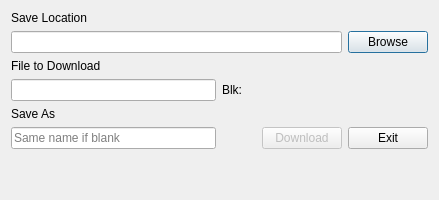
<?xml version="1.0" encoding="UTF-8"?>
<ui version="4.0">
 <class>DownloadDialog</class>
 <widget class="QDialog" name="DownloadDialog">
  <property name="geometry">
   <rect>
    <x>0</x>
    <y>0</y>
    <width>439</width>
    <height>200</height>
   </rect>
  </property>
  <property name="windowTitle">
   <string>Download</string>
  </property>
  <property name="windowIcon">
   <iconset resource="../images/images.qrc">
    <normaloff>:/images/download.png</normaloff>:/images/download.png</iconset>
  </property>
  <property name="styleSheet">
   <string notr="true">font: 12pt &quot;Cascadia Mono&quot;;</string>
  </property>
  <layout class="QGridLayout" name="gridLayout">
   <item row="0" column="0">
    <layout class="QVBoxLayout" name="verticalLayout">
     <item>
      <widget class="QLabel" name="label">
       <property name="text">
        <string>Save Location</string>
       </property>
      </widget>
     </item>
     <item>
      <layout class="QHBoxLayout" name="horizontalLayout">
       <item>
        <widget class="QLineEdit" name="editSaveFolder"/>
       </item>
       <item>
        <widget class="QPushButton" name="btnBrowse">
         <property name="text">
          <string>Browse</string>
         </property>
        </widget>
       </item>
      </layout>
     </item>
    </layout>
   </item>
   <item row="1" column="0">
    <layout class="QHBoxLayout" name="horizontalLayout_4">
     <item>
      <layout class="QVBoxLayout" name="verticalLayout_4">
       <item>
        <layout class="QVBoxLayout" name="verticalLayout_3">
         <item>
          <widget class="QLabel" name="label_2">
           <property name="text">
            <string>File to Download </string>
           </property>
          </widget>
         </item>
         <item>
          <widget class="QLineEdit" name="editFilename"/>
         </item>
        </layout>
       </item>
       <item>
        <layout class="QVBoxLayout" name="verticalLayout_2">
         <item>
          <widget class="QLabel" name="label_3">
           <property name="text">
            <string>Save As</string>
           </property>
          </widget>
         </item>
         <item>
          <widget class="QLineEdit" name="editSaveAs">
           <property name="toolTip">
            <string>Leave Blank for same</string>
           </property>
           <property name="placeholderText">
            <string>Same name if blank</string>
           </property>
          </widget>
         </item>
        </layout>
       </item>
      </layout>
     </item>
     <item>
      <layout class="QVBoxLayout" name="verticalLayout_5">
       <item>
        <layout class="QHBoxLayout" name="horizontalLayout_2">
         <item>
          <widget class="QLabel" name="lblProgress">
           <property name="text">
            <string>Blk:</string>
           </property>
          </widget>
         </item>
         <item>
          <spacer name="horizontalSpacer">
           <property name="orientation">
            <enum>Qt::Horizontal</enum>
           </property>
           <property name="sizeHint" stdset="0">
            <size>
             <width>40</width>
             <height>20</height>
            </size>
           </property>
          </spacer>
         </item>
        </layout>
       </item>
       <item>
        <layout class="QHBoxLayout" name="horizontalLayout_3">
         <item>
          <spacer name="horizontalSpacer_2">
           <property name="orientation">
            <enum>Qt::Horizontal</enum>
           </property>
           <property name="sizeHint" stdset="0">
            <size>
             <width>40</width>
             <height>20</height>
            </size>
           </property>
          </spacer>
         </item>
         <item>
          <widget class="QPushButton" name="btnDownload">
           <property name="enabled">
            <bool>false</bool>
           </property>
           <property name="text">
            <string>Download</string>
           </property>
          </widget>
         </item>
         <item>
          <widget class="QPushButton" name="btnExit">
           <property name="text">
            <string>Exit</string>
           </property>
          </widget>
         </item>
        </layout>
       </item>
      </layout>
     </item>
    </layout>
   </item>
   <item row="2" column="0">
    <spacer name="verticalSpacer">
     <property name="orientation">
      <enum>Qt::Vertical</enum>
     </property>
     <property name="sizeHint" stdset="0">
      <size>
       <width>20</width>
       <height>0</height>
      </size>
     </property>
    </spacer>
   </item>
  </layout>
 </widget>
 <resources>
  <include location="../images/images.qrc"/>
 </resources>
 <connections/>
</ui>
